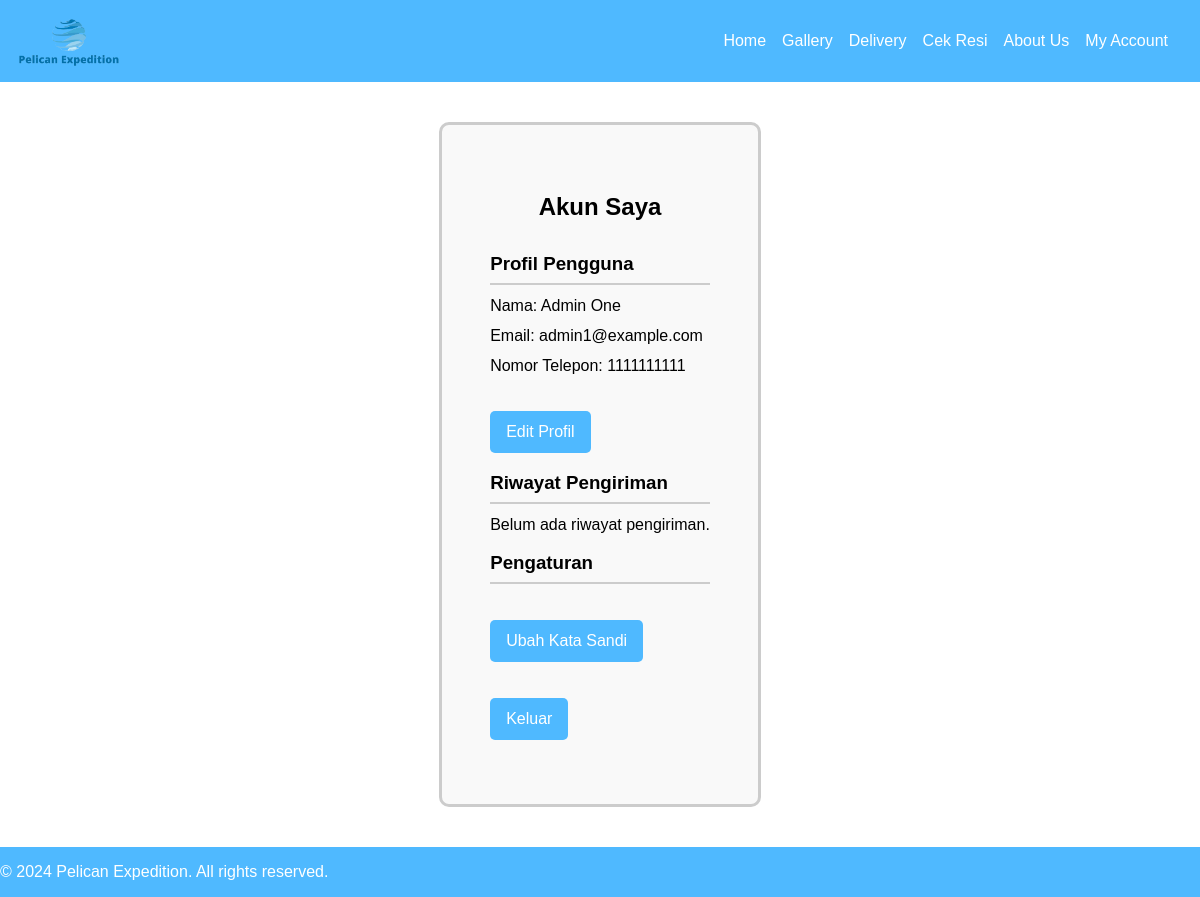
Before: /php/my_account.php (signed in) with the older database file.
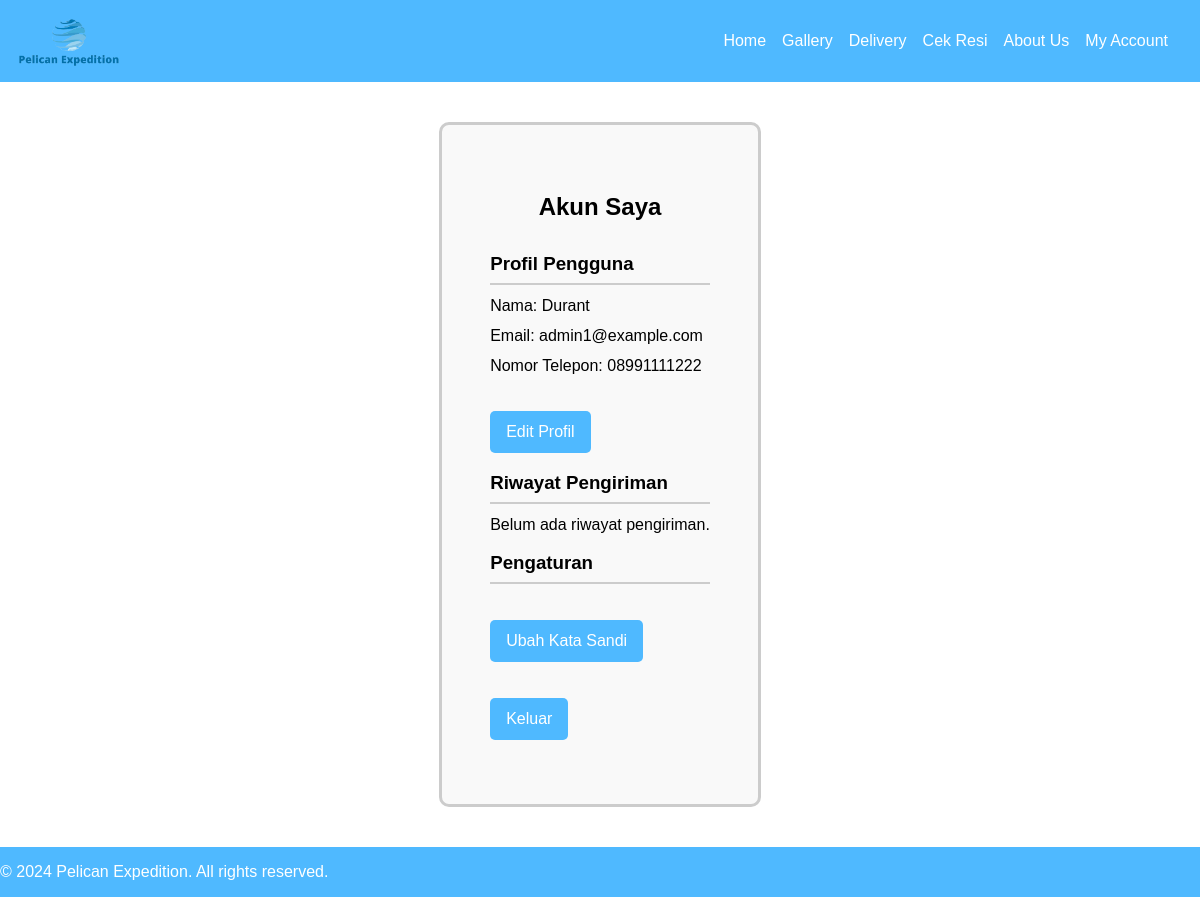
After: the same page with the newer database file.
### tables this page shows
CREATE TABLE `users` (
  `id` int(11) NOT NULL,
  `username` varchar(50) NOT NULL,
  `password` varchar(255) NOT NULL,
  `name` varchar(100) NOT NULL,
  `email` varchar(100) NOT NULL,
  `phone` varchar(20) NOT NULL,
  `user_type` enum('admin','member') NOT NULL
);

### php/my_account.php (the view, shortened to what this page needs)
<?php
include 'config.php';
$user_id = $_SESSION['user_id'];
$sql = "SELECT name, email, phone FROM users WHERE id = ?";
$stmt = $conn->prepare($sql);
$stmt->bind_param("i", $user_id);
$stmt->execute();
$result = $stmt->get_result();
if ($result->num_rows > 0) {
    $user = $result->fetch_assoc();
} else {
    echo "Pengguna tidak ditemukan.";
    exit;
}
$sql_shipments = "SELECT tracking_number, status FROM shipments WHERE user_id = ?";
$stmt_shipments = $conn->prepare($sql_shipments);
$stmt_shipments->bind_param("i", $user_id);
$stmt_shipments->execute();
$result_shipments = $stmt_shipments->get_result();
?>
<!DOCTYPE html>
<html lang="en">
<head>
    <link rel="stylesheet" href="style.css">
</head>
<body>
    <header class="main-menu">
        <div class="container">
            <img src="img/logo.png" alt="Pelican Expedition Logo" class="logo">
        </div>
        <nav>
            <ul>
                <li><a href="index.html">Home</a></li>
                <li><a href="gallery.html">Gallery</a></li>
                <li><a href="delivery.html">Delivery</a></li>
                <li><a href="cek_resi.php">Cek Resi</a></li>
                <li><a href="contact.html">About Us</a></li>
                <li><a href="my_account.php">My Account</a></li>
            </ul>
        </nav>
    </header>
    <div class="my-account">
        <h2>Akun Saya</h2>
        <div class="account-section">
            <h3>Profil Pengguna</h3>
            <p>Nama: <?php echo htmlspecialchars($user['name']); ?></p>
            <p>Email: <?php echo htmlspecialchars($user['email']); ?></p>
            <p>Nomor Telepon: <?php echo htmlspecialchars($user['phone']); ?></p>
            <a href="edit_profile.php" class="btn">Edit Profil</a>
        </div>
        <div class="account-section">
            <h3>Riwayat Pengiriman</h3>
            <?php if ($result_shipments->num_rows > 0) { ?>
                <?php while ($shipment = $result_shipments->fetch_assoc()) { ?>
                    <p>No. Resi: <?php echo htmlspecialchars($shipment['tracking_number']); ?> - Status: <?php echo htmlspecialchars($shipment['status']); ?></p>
                <?php } ?>
                <a href="view_shipments.php" class="btn">Lihat Semua</a>
            <?php } else { ?>
                <p>Belum ada riwayat pengiriman.</p>
            <?php } ?>
        </div>
        <div class="account-section">
            <h3>Pengaturan</h3>
            <p><a href="change_password.php" class="btn">Ubah Kata Sandi</a></p>
            <p><a href="index.php" class="btn">Keluar</a></p>
        </div>
    </div>
    <footer class="footer">
        <p>&copy; 2024 Pelican Expedition. All rights reserved.</p>
    </footer>
</body>
</html>

Changed rows visible on the page:
changed users "admin1@example.com": name "Admin One" → "Durant"; phone "1111111111" → "08991111222"
